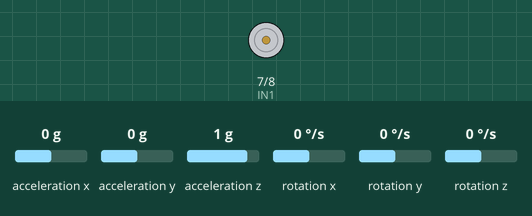
The sketch below on a simulated Arduino Uno, built with avr-gcc and run on an emulated ATmega328P. Shown: motor-driver pin pairs drawn as motors (green arrow = first pin HIGH = forward, orange = second pin HIGH = backward, longer = more drive, scaled by the enable pin). The inputs (shaded band) are chosen by the test bench; at power-on: acceleration y 0 g, acceleration x 0 g, acceleration z 1 g, rotation x 0 °/s, rotation y 0 °/s, rotation z 0 °/s. What the sketch prints to the serial monitor is not drawn.

Above: at 1.2 s.
1.3 s: acceleration y set to -1.4 g
At 2.5 s:
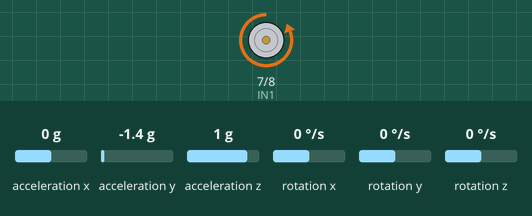
2.8 s: acceleration y set to 0 g
At 3.3 s:
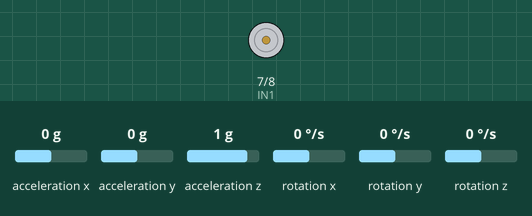
5.0 s: acceleration y set to 0.8 g
At 6.2 s:
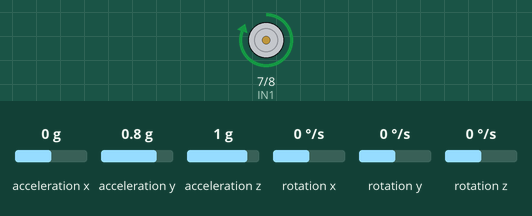
6.5 s: acceleration y set to 0.3 g
8.0 s: acceleration y set to 0.1 g
At 9.2 s:
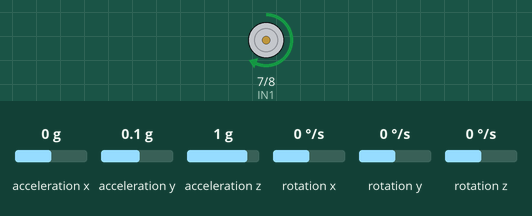
9.6 s: acceleration y set to -0.8 g
At 10.1 s:
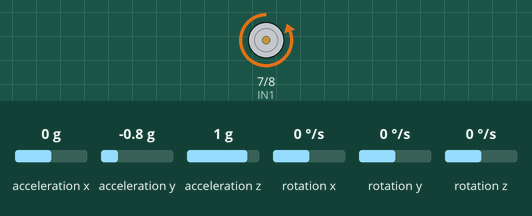
Timing chart, 0 to 12.1 s (numbered marks = the images above; inputs shaded):
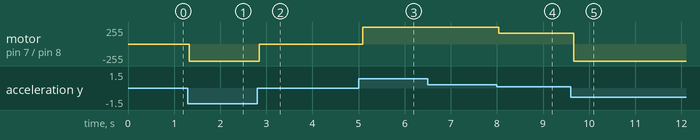

The sketch:

test.ino
```cpp
#include <Wire.h>
#include <MPU6050.h>
#include <PID_v1.h>
#include <math.h>
MPU6050 mpu1; // 첫 번째 IMU
MPU6050 mpu2; // 두 번째 IMU
int ENA = 6;
int IN1 = 7;
int IN2 = 8;

// 로우패스 필터 매개변수
float alpha = 0.1; // 로우패스 필터 계수 (0.0에서 1.0 사이의 값)

double setpoint = 0; // 목표 가속도 (0으로 수렴)
double input, output;
double Kp = 0.1; // P (비례) 제어게수
double Ki = 0; // I (적분) 제어게수
double Kd = 0; // D (미분) 제어게수

PID pid(&input, &output, &setpoint, Kp, Ki, Kd, DIRECT);

void setup() {
  Wire.begin();
  mpu1.initialize();
  mpu2.initialize();
  Serial.begin(115200);
  pinMode(ENA, OUTPUT);
  pinMode(IN1, OUTPUT);
  pinMode(IN2, OUTPUT);

  pid.SetMode(AUTOMATIC);
  pid.SetOutputLimits(-255, 255); // PWM 출력 제한 (리니어 모터를 제어하는 경우 PWM 값을 사용할 수 있음)
}

void loop() {

  int16_t ax2, ay2, az2;
  mpu2.getAcceleration(&ay2, &ax2, &az2);

  double accelY2 = ay2 / 16384.0;

  Serial.print("IMU2 ay: ");
  Serial.println(accelY2);


  int16_t ax1, ay1, az1;
  mpu1.getAcceleration(&ay1, &ax1, &az1);


  // 로우패스 필터를 사용하여 가속도 데이터를 평활화
  static float filtered_ax1 = 0.0;
  static float filtered_ax2 = 0.0;
  filtered_ax1 = alpha * filtered_ax1 + (1 - alpha) * ax1;
  filtered_ax2 = alpha * filtered_ax2 + (1 - alpha) * ax2;

  input = filtered_ax1; // 첫 번째 IMU의 로우패스 필터를 통과한 데이터를 PID 입력으로 설정

  pid.Compute(); // PID 연산 수행


  if (output <= 0) {
    digitalWrite(IN1, HIGH);
    digitalWrite(IN2, LOW);
    analogWrite(ENA, abs(output));
  } else {
    digitalWrite(IN1, LOW);
    digitalWrite(IN2, HIGH);
    analogWrite(ENA, abs(output));
  }

  // 두 번째 IMU의 ay 방향 속도 출력

  delay(10); // 100 밀리초마다 측정과 제어 수행
}
```

Measured:
- the behaviour switches between 0.2 and 0.1 g on acceleration y (found by bisection; images 3 and 4)
- after the input at 1.3 s, motor on pin 7 (IN1) / pin 8 (IN2): stopped → backward 255/255 at once
- after the input at 2.8 s, motor on pin 7 (IN1) / pin 8 (IN2): backward 255/255 → stopped after 0.05 s
- after the input at 5.0 s, motor on pin 7 (IN1) / pin 8 (IN2): stopped → forward 255/255 after 0.09 s
- after the input at 6.5 s, every drawn part: stays the same
- after the input at 8.0 s, motor on pin 7 (IN1) / pin 8 (IN2): forward 255/255 → forward 164/255 at once, → forward 163/255 0.10 s later
- after the input at 9.6 s, motor on pin 7 (IN1) / pin 8 (IN2): forward 163/255 → backward 255/255 after 0.06 s
